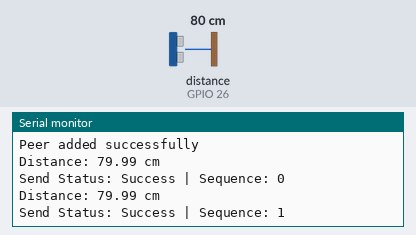
Recording of a program running on a simulated ESP32. Parts: the last lines printed to the serial monitor. Wiring (inferred from the names in the program): ultrasonic range finder: trigger GPIO 27; echo GPIO 26. The test bench sets the inputs (shaded band); at power-on: distance to the obstacle (sensor on GPIO 26) 80 cm. The echo pulse lasts 58.3 µs per cm.

Above: at 1.3 s.
1.4 s: distance to the obstacle (sensor on GPIO 26) set to 2 cm
At 2.1 s:
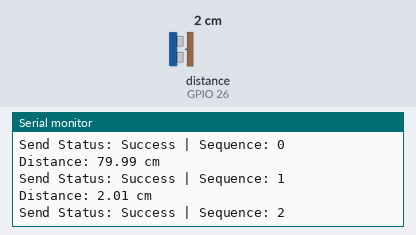
2.9 s: distance to the obstacle (sensor on GPIO 26) set to 4 cm
At 3.6 s:
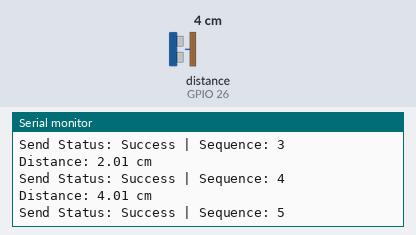
Timing chart, 0 to 5.9 s (numbered marks = the images above; inputs shaded):
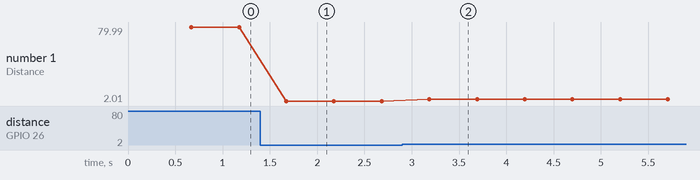

The program:

main.cpp
```cpp
#include <Arduino.h>
#include <esp_now.h>
#include <WiFi.h>
#include <esp_task_wdt.h>

// Define chân kết nối HC-SR04
#define TRIG_PIN 27
#define ECHO_PIN 26

// Địa chỉ MAC của receiver - THAY ĐỔI THEO ĐỊA CHỈ THỰC TẾ
uint8_t receiverAddress[] = {0xFF, 0xFF, 0xFF, 0xFF, 0xFF, 0xFF}; // Thay bằng MAC thật

// Cấu trúc dữ liệu gửi
struct DistanceData {
  float distance;
  uint32_t timestamp;
  uint16_t sequence;
};

DistanceData dataToSend;
uint16_t packetCounter = 0;
bool peerAdded = false;

// Hàm đọc khoảng cách
float readDistance() {
  // Đọc 3 lần và lấy giá trị trung bình
  float sum = 0;
  int validReadings = 0;

  for(int i = 0; i < 3; i++) {
    digitalWrite(TRIG_PIN, LOW);
    delayMicroseconds(2);
    digitalWrite(TRIG_PIN, HIGH);
    delayMicroseconds(10);
    digitalWrite(TRIG_PIN, LOW);

    long duration = pulseIn(ECHO_PIN, HIGH, 30000);
    if (duration > 0) {
      float distance = (duration * 0.0343) / 2.0;

      if (distance >= 2.0 && distance <= 400.0) {
        sum += distance;
        validReadings++;
      }
    }
    delay(50);
  }

  return (validReadings > 0) ? sum / validReadings : -1.0;
}

// Callback khi gửi dữ liệu
void onDataSent(const uint8_t *mac_addr, esp_now_send_status_t status) {
  Serial.print("Send Status: ");
  Serial.print(status == ESP_NOW_SEND_SUCCESS ? "Success" : "Fail");
  Serial.print(" | Sequence: ");
  Serial.println(dataToSend.sequence);
}

void setup() {
  Serial.begin(115200);
  Serial.println("ESP-NOW Sender Starting...");

  pinMode(TRIG_PIN, OUTPUT);
  pinMode(ECHO_PIN, INPUT);

  // Khởi tạo WiFi
  WiFi.mode(WIFI_STA);

  // Lấy MAC address
  Serial.print("Sender MAC: ");
  Serial.println(WiFi.macAddress());

  // Khởi tạo ESP-NOW
  if (esp_now_init() != ESP_OK) {
    Serial.println("Error initializing ESP-NOW");
    ESP.restart();
    return;
  }

  // Đăng ký callback
  esp_now_register_send_cb(onDataSent);

  // Thêm peer
  esp_now_peer_info_t peerInfo = {};
  memcpy(peerInfo.peer_addr, receiverAddress, 6);
  peerInfo.channel = 0;
  peerInfo.encrypt = false;

  if (esp_now_add_peer(&peerInfo) == ESP_OK) {
    peerAdded = true;
    Serial.println("Peer added successfully");
  } else {
    Serial.println("Failed to add peer");
  }

  // Khởi tạo watchdog
  esp_task_wdt_init(30, true); // Timeout 30 giây
}

void loop() {
  static uint32_t lastSendTime = 0;
  static uint32_t lastMemoryCheck = 0;
  uint32_t currentTime = millis();

  // Reset watchdog
  esp_task_wdt_reset();

  // Gửi dữ liệu mỗi 500ms
  if (currentTime - lastSendTime >= 500) {
    float distance = readDistance();

    if (distance > 0) {
      dataToSend.distance = distance;
      dataToSend.timestamp = currentTime;
      dataToSend.sequence = packetCounter++;

      if (peerAdded) {
        esp_err_t result = esp_now_send(receiverAddress,
                                      (uint8_t *)&dataToSend,
                                      sizeof(dataToSend));

        Serial.print("Distance: ");
        Serial.print(distance);
        Serial.println(" cm");

        if (result != ESP_OK) {
          Serial.println("Send failed!");
        }
      }
    } else {
      Serial.println("Invalid distance measurement");
    }

    lastSendTime = currentTime;
  }

  // Kiểm tra memory leak mỗi 30 giây
  if (currentTime - lastMemoryCheck > 30000) {
    Serial.printf("Free heap: %d bytes\n", ESP.getFreeHeap());
    lastMemoryCheck = currentTime;
  }

  delay(10); // Giảm CPU usage
}
```

Measured:
- after the input at 1.4 s, the serial monitor: prints a new line after 0.27 s (image 1)
- after the input at 2.9 s, the serial monitor: prints a new line after 0.29 s (image 2)
- plotted number 1: 79.99 → 2.01 after the input at 1.4 s, 2.01 → 4.01 after the input at 2.9 s
